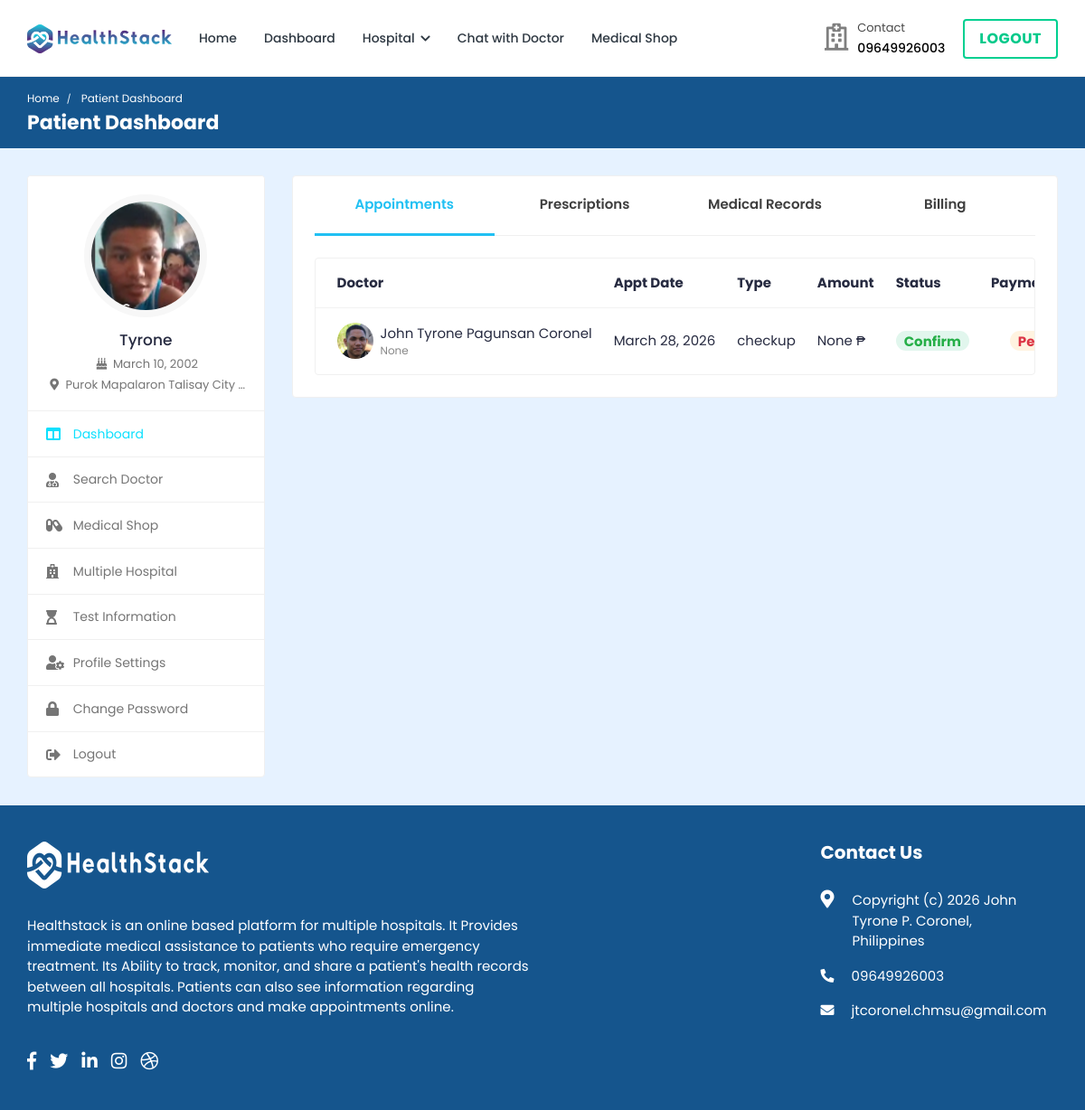
Page /patient-dashboard/ (signed in) on the committed database.
### hospital/models.py (models this page shows, shortened)
class Patient(models.Model):
    patient_id = models.AutoField(primary_key=True)
    user = models.OneToOneField(User, on_delete=models.CASCADE, null=True, blank=True, related_name='patient')
    name = models.CharField(max_length=200, null=True, blank=True)
    username = models.CharField(max_length=200, null=True, blank=True)
    age = models.IntegerField(null=True, blank=True)
    email = models.EmailField(max_length=200, null=True, blank=True)
    phone_number = models.IntegerField(null=True, blank=True)
    address = models.CharField(max_length=200, null=True, blank=True)
    featured_image = models.ImageField(upload_to='patients/', default='patients/user-default.png', null=True, blank=True)
    blood_group = models.CharField(max_length=200, null=True, blank=True)
    history = models.CharField(max_length=200, null=True, blank=True)
    dob = models.CharField(max_length=200, null=True, blank=True)
    nid = models.CharField(max_length=200, null=True, blank=True)
    serial_number = models.CharField(max_length=200, null=True, blank=True)
    login_status = models.CharField(max_length=200, null=True, blank=True, default="offline")

class User(AbstractUser):
    is_patient = models.BooleanField(default=False)
    is_doctor = models.BooleanField(default=False)
    is_hospital_admin = models.BooleanField(default=False)
    is_labworker = models.BooleanField(default=False)
    is_pharmacist = models.BooleanField(default=False)
    login_status = models.BooleanField(default=False)

### doctor/models.py (models this page shows, shortened)
class Appointment(models.Model):
    APPOINTMENT_TYPE = (
        ('report', 'report'),
        ('checkup', 'checkup'),
    )
    APPOINTMENT_STATUS = (
        ('pending', 'pending'),
        ('confirmed', 'confirmed'),
        ('cancelled', 'cancelled'),
    )
    id = models.AutoField(primary_key=True)
    date = models.DateField(null=True, blank=True)
    time = models.CharField(max_length=200, null=True, blank=True)
    doctor = models.ForeignKey(Doctor_Information, on_delete=models.CASCADE, null=True, blank=True)
    patient = models.ForeignKey(Patient, on_delete=models.CASCADE, null=True, blank=True)
    appointment_type = models.CharField(max_length=200, choices=APPOINTMENT_TYPE)
    appointment_status = models.CharField(max_length=200, choices=APPOINTMENT_STATUS)
    serial_number = models.CharField(max_length=200, null=True, blank=True)
    payment_status = models.CharField(max_length=200, null=True, blank=True, default='pending')
    transaction_id = models.CharField(max_length=255, null=True, blank=True)
    message = models.CharField(max_length=255, null=True, blank=True)

class Doctor_Information(models.Model):
    DOCTOR_TYPE = (
        ('Cardiologists', 'Cardiologists'),
        ('Neurologists', 'Neurologists'),
        ('Pediatricians', 'Pediatricians'),
        ('Physiatrists', 'Physiatrists'),
        ('Dermatologists', 'Dermatologists'),
    )
    doctor_id = models.AutoField(primary_key=True)
    user = models.OneToOneField(User, on_delete=models.CASCADE, null=True, blank=True, related_name='profile')
    name = models.CharField(max_length=200, null=True, blank=True)
    username = models.CharField(max_length=200, null=True, blank=True)
    gender = models.CharField(max_length=200, null=True, blank=True)
    description = models.TextField(max_length=1000, null=True, blank=True)
    department = models.CharField(max_length=200, choices=DOCTOR_TYPE, null=True, blank=True)
    department_name = models.ForeignKey(hospital_department, on_delete=models.SET_NULL, null=True, blank=True)
    specialization = models.ForeignKey(specialization, on_delete=models.SET_NULL, null=True, blank=True)
    featured_image = models.ImageField(upload_to='doctors/', default='doctors/user-default.png', null=True, blank=True)
    certificate_image = models.ImageField(upload_to='doctors_certificate/', default='doctors_certificate/default.png', null=True, blank=True)
    email = models.EmailField(max_length=200, null=True, blank=True)
    phone_number = models.CharField(max_length=200, null=True, blank=True)
    nid = models.CharField(max_length=200, null=True, blank=True)
    visiting_hour = models.CharField(max_length=200, null=True, blank=True)
    consultation_fee = models.IntegerField(null=True, blank=True)
    report_fee = models.IntegerField(null=True, blank=True)
    dob = models.CharField(max_length=200, null=True, blank=True)
    institute = models.CharField(max_length=200, null=True, blank=True)
    degree = models.CharField(max_length=200, null=True, blank=True)
    completion_year = models.CharField(max_length=200, null=True, blank=True)
    work_place = models.CharField(max_length=200, null=True, blank=True)
    designation = models.CharField(max_length=200, null=True, blank=True)
    start_year = models.CharField(max_length=200, null=True, blank=True)
    end_year = models.CharField(max_length=200, null=True, blank=True)
    register_status =  models.CharField(max_length=200, null=True, blank=True)
    hospital_name = models.ForeignKey(Hospital_Information, on_delete=models.SET_NULL, null=True, blank=True)

### hospital/views.py (the view)
# urls.py: path('patient-dashboard/',views.patient_dashboard, name='patient-dashboard'),
@csrf_exempt
@login_required(login_url="login")
@cache_control(no_cache=True, must_revalidate=True, no_store=True)
def patient_dashboard(request):
    if request.user.is_patient:
        patient = Patient.objects.get(user=request.user)
        report = Report.objects.filter(patient=patient)
        prescription = Prescription.objects.filter(patient=patient).order_by('-prescription_id')
        appointments = Appointment.objects.filter(patient=patient).filter(Q(appointment_status='pending') | Q(appointment_status='confirmed'))
        payments = Payment.objects.filter(patient=patient).order_by('-payment_id')
        context = {'patient': patient, 'appointments': appointments, 'payments': payments,'report':report,'prescription':prescription}
    else:
        return redirect('logout')
    return render(request, 'patient-dashboard.html', context)

### templates/patient-dashboard.html (shortened to what this page needs)
{% load static %}
<!DOCTYPE html>
<html lang="en">
  <head>
    <link
      rel="stylesheet"
      href="{% static 'HealthStack-System/css/Normal/bootstrap.min.css' %}"
    />
    <link
      rel="stylesheet"
      href="{% static 'HealthStack-System/plugins/Normal/fontawesome/css/fontawesome.min.css' %}"
    />
    <link
      rel="stylesheet"
      href="{% static 'HealthStack-System/plugins/Normal/fontawesome/css/all.min.css' %}"
    />
    <link href="https://use.fontawesome.com/releases/v5.7.2/css/all.css" rel="stylesheet" />
    <link
      rel="stylesheet"
      href="{% static 'HealthStack-System/css/Normal/style.css' %}"
    />
  </head>
  <body>
    <div class="main-wrapper">
      <header class="header">{% include 'patient_navbar.html' %}</header>
      <div class="breadcrumb-bar">
        <div class="container-fluid">
          <div class="row align-items-center">
            <div class="col-md-12 col-12">
              <nav aria-label="breadcrumb" class="page-breadcrumb">
                <ol class="breadcrumb">
                  <li class="breadcrumb-item">
                    <a href="{% url 'patient-dashboard' %}">Home</a>
                  </li>
                  <li class="breadcrumb-item active" aria-current="page">
                    Patient Dashboard
                  </li>
                </ol>
              </nav>
              <h2 class="breadcrumb-title">Patient Dashboard</h2>{% include 'message.html' %}
            </div>
          </div>
        </div>
      </div>
      <div class="content">
        <div class="container-fluid">
          <div class="row">
            <div class="col-md-5 col-lg-4 col-xl-3 theiaStickySidebar">
              <div>{% include 'patient-sidebar.html' %}</div>
            </div>
            <div class="col-md-7 col-lg-8 col-xl-9">
              <div class="card">
                <div class="card-body pt-0">
                  <nav class="user-tabs mb-4">
                    <ul class="nav nav-tabs nav-tabs-bottom nav-justified">
                      <li class="nav-item">
                        <a
                          class="nav-link active"
                          href="#pat_appointments"
                          data-toggle="tab"
                          >Appointments</a
                        >
                      </li>
                      <li class="nav-item">
                        <a
                          class="nav-link"
                          href="#pat_prescriptions"
                          data-toggle="tab"
                          >Prescriptions</a
                        >
                      </li>
                      <li class="nav-item">
                        <a
                          class="nav-link"
                          href="#pat_medical_records"
                          data-toggle="tab"
                          ><span class="med-records">Medical Records</span></a
                        >
                      </li>
                      <li class="nav-item">
                        <a
                          class="nav-link"
                          href="#pat_billing"
                          data-toggle="tab"
                          >Billing</a
                        >
                      </li>
                    </ul>
                  </nav>
                  <div class="tab-content pt-0">
                    <div
                      id="pat_appointments"
                      class="tab-pane fade show active"
                    >
                      <div class="card card-table mb-0">
                        <div class="card-body">
                          <div class="table-responsive">
                            <table class="table table-hover table-center mb-0">
                              <thead>
                                <tr>
                                  <th>Doctor</th>
                                  <th>Appt Date</th>
                                  <th>Type</th>
                                  <th>Amount</th>
                                  <th>Status</th>
                                  <th>Payment Status</th>
                                </tr>
                              </thead>
                              <tbody>
                                {% for appointment in appointments %}
                                <tr>
                                  <td>
                                    <h2 class="table-avatar">
                                      <a
                                        href="doctor-profile.html"
                                        class="avatar avatar-sm mr-2"
                                      >
                                        <img
                                          class="avatar-img rounded-circle"
                                          src="{{ appointment.doctor.featured_image.url }}"
                                          alt="User Image"
                                        />
                                      </a>
                                      <a href="doctor-profile.html"
                                        >{{ appointment.doctor.name }}
                                        <span
                                          >{{appointment.doctor.department_name}}</span
                                        ></a
                                      >
                                    </h2>
                                  </td>
                                  <td>
                                    {{appointment.date}}
                                  </td>
                                  <td>{{appointment.appointment_type}}</td>
                                  {% if appointment.appointment_type == 'checkup' %}
                                  <td>{{appointment.doctor.consultation_fee}} ₱</td>
                                  {% else %}
                                  <td>{{appointment.doctor.report_fee}} ₱</td>
                                  {% endif %}
                                  <td>
                                    {% if appointment.appointment_status == 'confirmed' %}
                                    <span class="badge badge-pill bg-success-light">Confirm</span>
                                    {% endif %}
                                  </td>
                                  <td class="text-center">
                                    {% if appointment.payment_status == 'pending' %}
                                    <span class="badge badge-pill bg-warning-light">Pending</span>
                                    {% elif appointment.payment_status == 'Partial' %}
                                    <span class="badge badge-pill bg-info-light">Partial</span>
                                    {% elif appointment.payment_status == 'VALID' or appointment.payment_status == 'Paid' %}
                                    <span class="badge badge-pill bg-success-light">Paid</span>
                                    {% else %}
                                    <span class="badge badge-pill bg-warning-light">Pending</span>
                                    {% endif %}
                                  </td>
                                </tr>
                                {% endfor %}
                              </tbody>
                            </table>
                          </div>
                        </div>
                      </div>
                    </div>
                  </div>
                </div>
              </div>
            </div>
          </div>
        </div>
      </div>
      {% include 'footer.html' %}
    </div>
  </body>
</html>

### templates/patient-sidebar.html
{% load static %}
    <div class="profile-sidebar">
      <div class="widget-profile pro-widget-content">
        <div class="profile-info-widget">
          <a href="#" class="booking-doc-img">
            <img
              src="{{ patient.featured_image.url }}"
              alt="User Image"
            />
          </a>
          <div class="profile-det-info">
            <h3>{{ patient.name|default:user.username }}</h3>
            <div class="patient-details">
              <h5>
                <i class="fas fa-birthday-cake"></i> {{ patient.dob|default:"Not set" }}
              </h5>
              <h5 class="mb-0">
                <i class="fas fa-map-marker-alt"></i>
                {{ patient.address|default:"Not set" }}
              </h5>
            </div>
          </div>
        </div>
      </div>
      <div class="dashboard-widget">
        <nav class="dashboard-menu sidebar">
          <ul>
            <li class="active">
              <a href="{% url 'patient-dashboard' %}">
                <i class="fas fa-columns"></i>
                <span>Dashboard</span>
              </a>
            </li>
            <li class="nav-item has-submenu">
              <a href="{% url 'search' %}">
                <i class="fas fa-user-md"></i>
                <span>Search Doctor</span>
              </a>
            </li>
            <li class="has-submenu">
              <a href="{% url 'pharmacy_shop' %}" class="nav-link">
                <i class="fas fa-capsules"></i>
                <span>Medical Shop</span>
              </a>
            </li>
            <li>
                <a href="{% url 'multiple-hospital' %}">
                  <i class="fas fa-hospital"></i>
                  <span>Multiple Hospital</span>
                </a>
            </li>
            <li>
              <a href="{% url 'doctor-test-list'%}" target="_blank">
                <i class="fas fa-hourglass-start"></i>
                <span>Test Information</span>
              </a>
            </li>
            <li>
              <a href="{% url 'profile-settings' %}">
                <i class="fas fa-user-cog"></i>
                <span>Profile Settings</span>
              </a>
            </li>
            <li>
              <a href="{% url 'change-password' pk=user.id%}">
                <i class="fas fa-lock"></i>
                <span>Change Password</span>
              </a>
            </li>
            <li>
              <a href="{% url 'logout' %}">
                <i class="fas fa-sign-out-alt"></i>
                <span>Logout</span>
              </a>
            </li>
          </ul>
        </nav>
      </div>
    </div>

### rows in the picture
Patient: featured_image (picture), name "Tyrone", dob "March 10, 2002", address "Purok Mapalaron Talisay City…"
Appointment: doctor.featured_image (picture), doctor.name "John Tyrone Pagunsan Coronel", doctor.department_name "None", date "March 28, 2026", appointment_type "checkup", doctor.consultation_fee "None", appointment_status "Confirm", payment_status "Pending"

### other values in the picture
{{ phone }} "9649926003"
